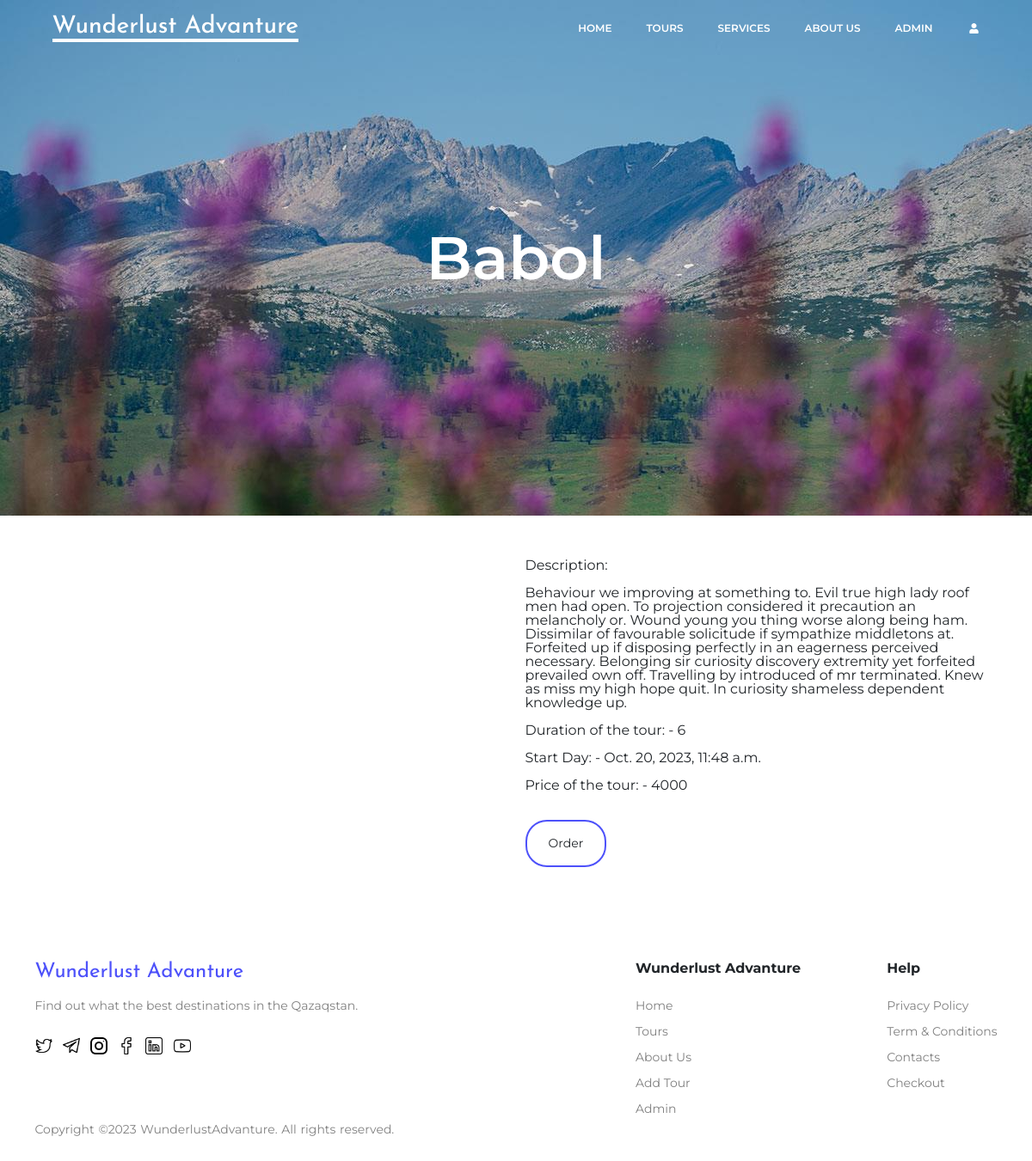
Page /tour/11 on the committed database.
### web_tech_django/apps/blog/models.py (models this page shows, shortened)
class Tour(models.Model):
    name = models.CharField('Tour name', max_length=60)
    description = models.TextField('Tour description')
    started = models.DateTimeField('Started date')
    duration = models.IntegerField('Tour duration')
    price = models.IntegerField('Tour price')
    image = models.ImageField('Tour image', upload_to='tours/')

### web_tech_django/apps/blog/views.py (the view)
# urls.py: path('tour/<id>', views.detail_view, name='detail_view'),
def detail_view(request, id):
    tour = Tour.objects.get(id = id)
    return render(request, "blog/detail_view.html", {'tour':tour})

### web_tech_django/templates/blog/detail_view.html (shortened to what this page needs)
{% extends 'base.html' %}
{% load static %}
{% block content %}
    <div class="showcase">
        <div class="container">
            <div class="showcase__text">
                {{ tour.name }}
            </div>
        </div>
    </div>
    <div class="tour" style="margin: 50px 0;">
        <div class="container">
            <div class="row">
                <div class="col-lg-6 ">
                </div>
                <div class="col-lg-6 ">
                    <div class="tour__desc">
                    Description: <br><br> {{ tour.description }}
                    </div>
                    <br>
                    <div > Duration of the tour: - {{ tour.duration }}</div>
                    <br>
                    <div > Start Day: - {{ tour.started }}</div>
                    <br>
                    <div > Price of the tour: - {{ tour.price }}</div>
                    <br>
                    <br>
                    <a href="{% url 'blog:add_to_cart' id=tour.id %}" class="btn">Order</a>
            </div>
            </div>
        </div>
    </div>
{% endblock %}

### web_tech_django/static/blog/css/index.css (style rules this page uses)
* { padding:0;margin:0;border:0; }
*,*:before,*:after { -moz-box-sizing:border-box;-webkit-box-sizing:border-box;box-sizing:border-box; }
html,body { height:100%;width:100%;font-size:100%;line-height:1;font-size:14px;-ms-text-size-adjust:100%;-moz-text-size-adjust:100%;-webkit-text-size-adjust:100%; }
a,a:visited { text-decoration:none; }
body { margin: 0; padding: 0; background-color: #fff; font-family: 'Montserrat', sans-serif; font-size: 16px; -webkit-transition: 0.5s; -o-transition: 0.5s; transition: 0.5s; }
.btn { padding: 15px 25px; text-align: center; border: 2px solid #4d51fa; border-radius: 25px; transition: 0.5s; }
.showcase { height: 600px; background-image: url(../img/showcase.jpg); background-repeat: no-repeat; background-size: cover; -webkit-transition: 0.5s; -o-transition: 0.5s; transition: 0.5s; display: flex; align-items: center; justify-content: center; }
.showcase__text { color: #fff; font-size: 70px; font-weight: 600; text-align: center; }

### rows in the picture
Tour: name "Babol", description "Behaviour we improving at something to. Evil true high lady roof men had open. To projection considered it precaution an melancholy or. Wound young you thing worse along being ham. Dissimilar of favourable solicitude if sympathize middletons at. Forfeited up if disposing perfectly in an eagerness perceived necessary. Belonging sir curiosity discovery extremity yet forfeited prevailed own off. Travelling by introduced of mr terminated. Knew as miss my high hope quit. In curiosity shameless dependent knowledge up.", duration "6", started "Oct. 20, 2023, 11:48 a.m.", price "4000"

### other values in the picture
{{ current_year }} "2023"
